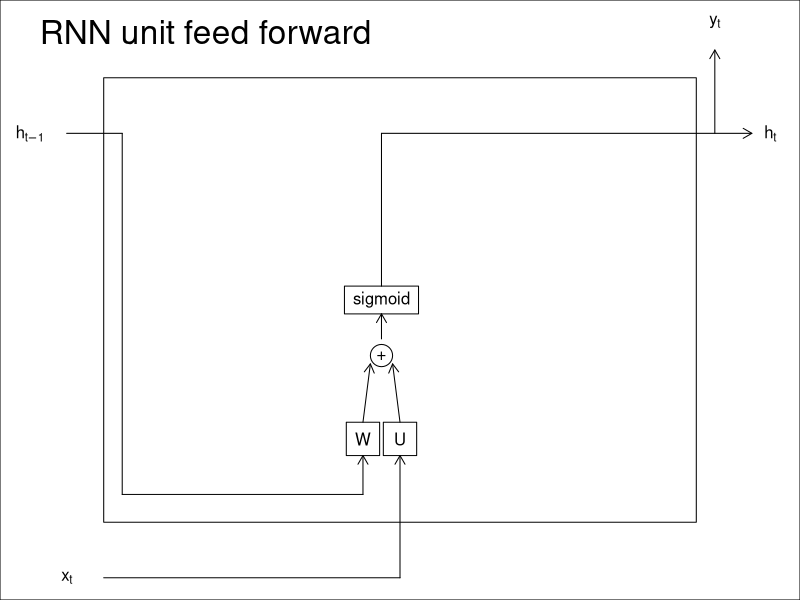
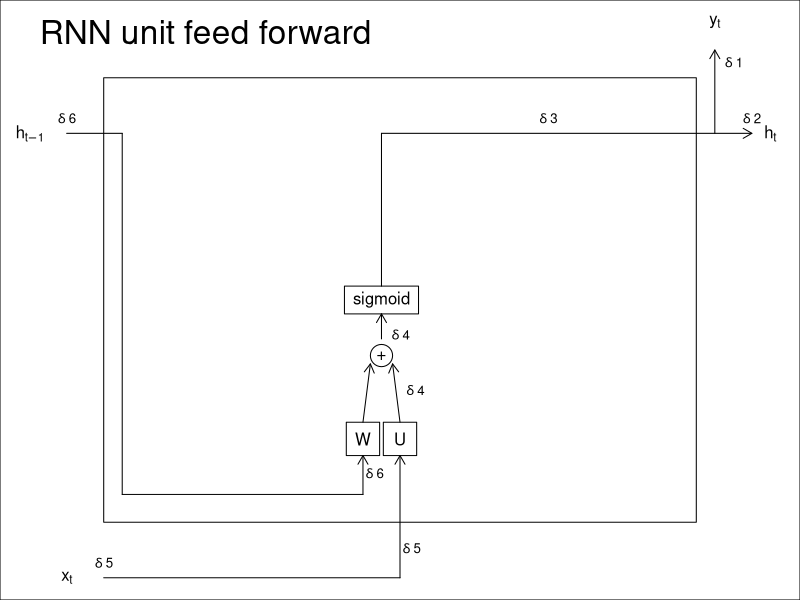

Write the R code that produced these figures, in order.
## ---- chunk 1
par(mar=rep(0,4))
plot(c(0,10),c(0,10),type="n",
     # bty ="n",
     xlab ="", ylab= "",xaxt="n",yaxt="n")

text(x=0,y=9.75,labels="RNN unit feed forward",pos=4,cex=2)





symbols(x=5,y=5,rectangles = matrix(8,nrow=1,ncol=2),inches = F,add = T) # unit itself
text(x=c(0,0.5,10,9.25),y=c(8,0,8,10),
     labels = c(expression('h'[t-1]),expression('x'[t]),expression('h'[t]),expression('y'[t])))

symbols(x=c(4.5,5),y=rep(2.5,2),rectangles = matrix(c(0.45,0.6),nrow=2,ncol=2,byrow = T),inches = F,add = T) # weight matrix
text(x=c(4.5,5),y=rep(2.5,2),
     labels = c(expression('W'),expression('U'))
     ) # weight matrix

segments(x0=c(1),x1 = c(5),y0 = c(0),y1 = c(0)) # xt segment
arrows(x0=c(5),y0=rep(0,1),y1=rep(2.2,1),length = 0.1) # xt arrows

symbols(x=c(4.75),y=rep(4,1),circles = rep(0.15,1),inches = F,add = T) # addition of the weight matrix from x and hidden
text(x=c(4.75),y=rep(4,1),labels="+") # addition of the weight matrix from x and hidden

symbols(x=c(4.75),y=c(rep(5,1)),rectangles = matrix(c(1,0.5),nrow=1,ncol=2,byrow = T),inches = F,add = T) # linearisation
text(x=c(4.75),y=c(rep(5,1)),labels=c("sigmoid")) # linearisation


# 

# 

# # arrows(x0)
# 
segments(x0=c(1.25),x1 = c(1.25),y0 = c(8),y1 = c(1.5)) # ht-1 segment
segments(x0=c(1.25),x1 = c(4.5),y0 = c(1.5),y1 = c(1.5)) # ht-1 segment
# 

arrows(x0=c(4.5),y0=rep(1.5,1),y1=rep(2.2,1),length = 0.1) # ht-1 arrows
# 
arrows(x0=c(4.5,5),x1=c(4.5,5)+c(0.1,-0.1),y0=rep(2.8,2),y1=rep(3.85,2),length = 0.1) # before addition arrows
# 
arrows(x0=c(4.75),x1=c(4.75),y0=rep(4.3,1),y1=rep(4.75,1),length = 0.1) # before linearisation
# 
arrows(x0=c(4.75),x1=c(9.75),y0=rep(8,1),length = 0.1) # h t-1 to ht arrows
segments(x0=c(0.5),x1=c(1.25),y0=rep(8,1)) # h t-1 to ht arrows
# 
segments(x0=c(4.75),y0=rep(5.25,1),y1=c(8))# after linearisation
# 
# 
# # 
arrows(x0=c(9.25),y0=c(8),y1=c(9.5),length = 0.1) # after X
# 
## ---- chunk 2
par(mar=rep(0,4))
plot(c(0,10),c(0,10),type="n",
     # bty ="n",
     xlab ="", ylab= "",xaxt="n",yaxt="n")

text(x=0,y=9.75,labels="RNN unit feed forward",pos=4,cex=2)





symbols(x=5,y=5,rectangles = matrix(8,nrow=1,ncol=2),inches = F,add = T) # unit itself
text(x=c(0,0.5,10,9.25),y=c(8,0,8,10),
     labels = c(expression('h'[t-1]),expression('x'[t]),expression('h'[t]),expression('y'[t])))

symbols(x=c(4.5,5),y=rep(2.5,2),rectangles = matrix(c(0.45,0.6),nrow=2,ncol=2,byrow = T),inches = F,add = T) # weight matrix
text(x=c(4.5,5),y=rep(2.5,2),
     labels = c(expression('W'),expression('U'))
     ) # weight matrix

segments(x0=c(1),x1 = c(5),y0 = c(0),y1 = c(0)) # xt segment
arrows(x0=c(5),y0=rep(0,1),y1=rep(2.2,1),length = 0.1) # xt arrows

symbols(x=c(4.75),y=rep(4,1),circles = rep(0.15,1),inches = F,add = T) # addition of the weight matrix from x and hidden
text(x=c(4.75),y=rep(4,1),labels="+") # addition of the weight matrix from x and hidden

symbols(x=c(4.75),y=c(rep(5,1)),rectangles = matrix(c(1,0.5),nrow=1,ncol=2,byrow = T),inches = F,add = T) # linearisation
text(x=c(4.75),y=c(rep(5,1)),labels=c("sigmoid")) # linearisation


# 

# 

# # arrows(x0)
# 
segments(x0=c(1.25),x1 = c(1.25),y0 = c(8),y1 = c(1.5)) # ht-1 segment
segments(x0=c(1.25),x1 = c(4.5),y0 = c(1.5),y1 = c(1.5)) # ht-1 segment
# 

arrows(x0=c(4.5),y0=rep(1.5,1),y1=rep(2.2,1),length = 0.1) # ht-1 arrows
# 
arrows(x0=c(4.5,5),x1=c(4.5,5)+c(0.1,-0.1),y0=rep(2.8,2),y1=rep(3.85,2),length = 0.1) # before addition arrows
# 
arrows(x0=c(4.75),x1=c(4.75),y0=rep(4.3,1),y1=rep(4.75,1),length = 0.1) # before linearisation
# 
arrows(x0=c(4.75),x1=c(9.75),y0=rep(8,1),length = 0.1) # h t-1 to ht arrows
segments(x0=c(0.5),x1=c(1.25),y0=rep(8,1)) # h t-1 to ht arrows
# 
segments(x0=c(4.75),y0=rep(5.25,1),y1=c(8))# after linearisation
# 
# 
# # 
arrows(x0=c(9.25),y0=c(8),y1=c(9.5),length = 0.1) # after X
# 

text(x = c(9.25), y = c(9.25), labels=c(expression(delta~"1")), pos=4,cex=0.8)
text(x = c(9.75), y = c(8), labels=c(expression(delta~"2")), pos=3,cex=0.8)

text(x = c(7), y = c(8), labels=c(expression(delta~"3")), pos=3,cex=0.8)
text(x = c(4.75), y = c(4.35), labels=c(expression(delta~"4")), pos=4,cex=0.8)
text(x = c(4.75)+0.2, y = c(4.35)-1, labels=c(expression(delta~"4")), pos=4,cex=0.8)

text(x = c(5)-0.1, y = c(0.5), labels=c(expression(delta~"5")), pos=4,cex=0.8)
text(x = c(4.5)-0.1, y = c(1.85), labels=c(expression(delta~"6")), pos=4,cex=0.8)
# 

text(x = 0.5, y = c(8), labels=c(expression(delta~"6")), pos=3,cex=0.8)
text(x = 1, y = 0, labels=c(expression(delta~"5")), pos=3,cex=0.8)
